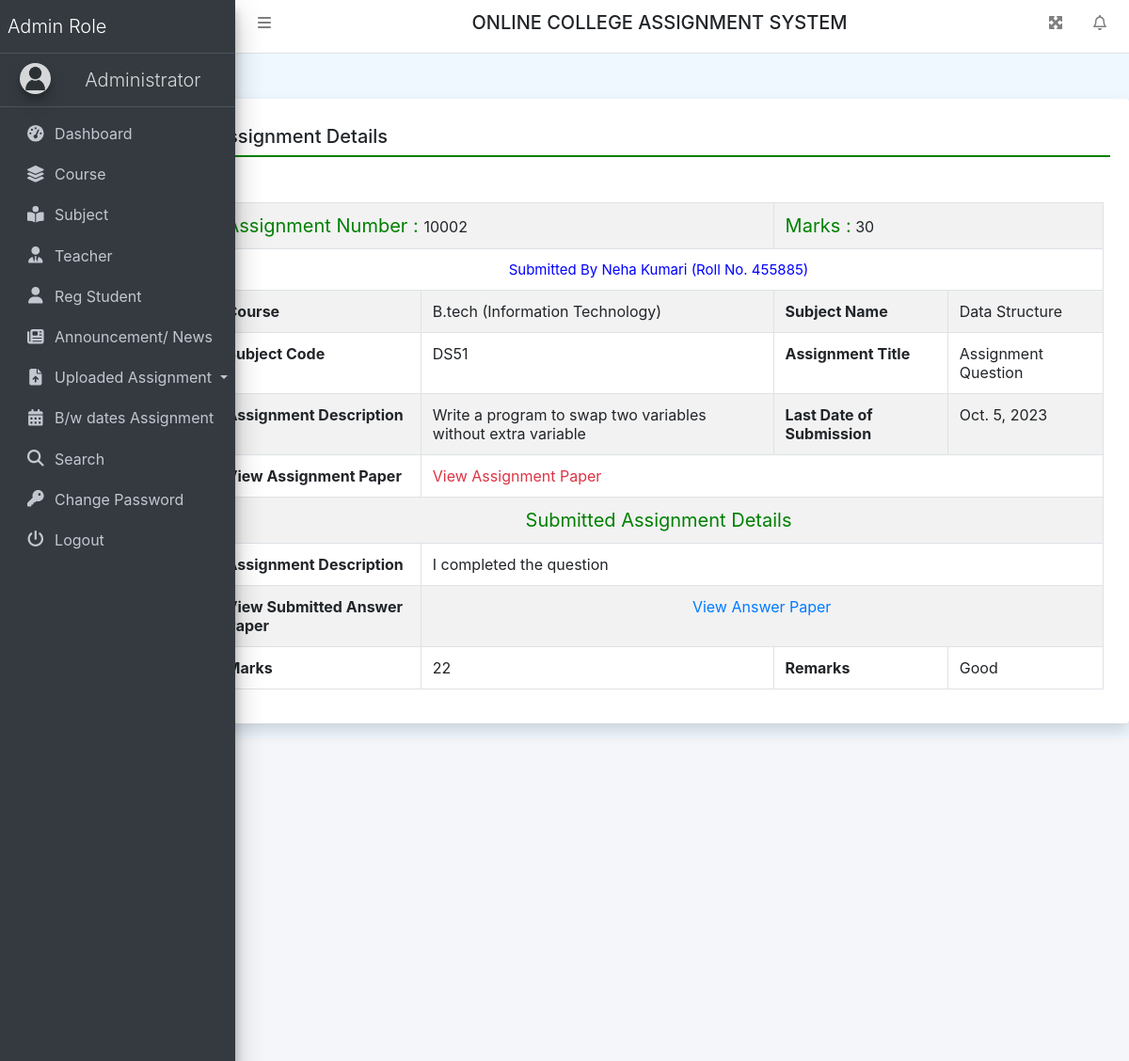
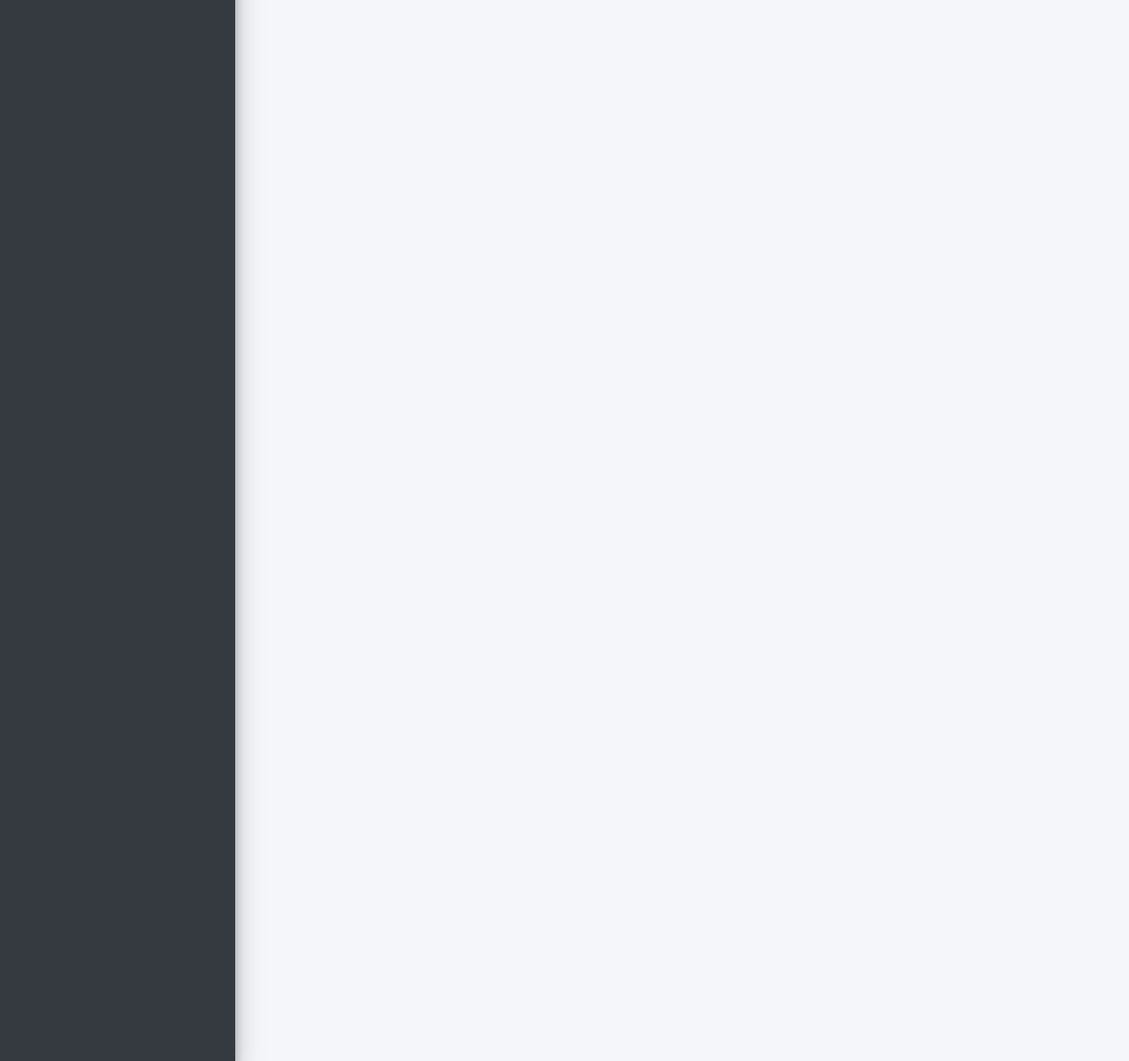
The app's page /adminviewsubmitAssign/5 (signed in) with its own data (2 pictures, top to bottom).
### collegeAssignment/models.py (models this page shows, shortened)
class Uploadass(models.Model):
    assignment = models.ForeignKey(Assigment, on_delete=models.CASCADE)
    userdetail = models.ForeignKey(UserDetail, on_delete=models.CASCADE)
    Assdesc = models.CharField(max_length=300, null=True)
    AnswerFile = models.FileField(null=True)
    SubmitDate = models.DateField(null=True)
    Marks = models.CharField(max_length=100, null=True)
    Remarks = models.CharField(max_length=250, null=True)
    UpdationDate = models.DateField(null=True)

class Assigment(models.Model):
    teacher = models.ForeignKey(Teacher, on_delete=models.CASCADE)
    course = models.ForeignKey(Course, on_delete=models.CASCADE)
    subject = models.ForeignKey(Subject, on_delete=models.CASCADE)
    AssignmentNumber = models.IntegerField(null=True)
    AssignmentTitle = models.CharField(max_length=150, null=True)
    AssignmentDescription = models.CharField(max_length=300, null=True)
    SubmissionDate = models.DateField(null=True)
    AssignmentMarks = models.CharField(max_length=150, null=True)
    AssignmentFile = models.FileField(max_length=200, null=True)
    CreationDate = models.DateTimeField(auto_now_add=True)

class UserDetail(models.Model):
    user = models.ForeignKey(User, on_delete=models.CASCADE)
    MobileNumber = models.CharField(max_length=200, null=True)
    course = models.ForeignKey(Course, on_delete=models.CASCADE)
    RollNumber = models.CharField(max_length=200, null=True)
    RegDate = models.DateTimeField(auto_now_add=True)

class Course(models.Model):
    BranchName = models.CharField(max_length=150, null=True)
    CourseName = models.CharField(max_length=200, null=True)
    CreationDate = models.DateTimeField(auto_now_add=True)

class Subject(models.Model):
    course = models.ForeignKey(Course, on_delete=models.CASCADE)
    SubjectFullname = models.CharField(max_length=200, null=True)
    SubjectShortname = models.CharField(max_length=50, null=True)
    SubjectCode = models.CharField(max_length=50, null=True)
    CreationDate = models.DateTimeField(auto_now_add=True)

### collegeAssignment/views.py (the view)
# urls.py: path('adminviewsubmitAssign/<int:pid>', adminviewsubmitAssign, name='adminviewsubmitAssign'),
def adminviewsubmitAssign(request, pid):
    if not request.user.is_authenticated:
        return redirect('admin_login')
    uploadAssign = Uploadass.objects.get(id=pid)
    return render(request, 'adminviewsubmitAssign.html', locals())

### collegeAssignment/templates/adminviewsubmitAssign.html
{% extends 'header.html' %}
{% block main %}
<div class="card shadow mt-5 offset-2">
    <div class="card-body">
        <h5 class="p-2" style="border-bottom: 2px solid green;">Assignment Details</h5>
        <div class="container-fluid mt-3">
            <table border="1" class="table table-striped table-bordered first mt-5">
                <tr>
                    <td colspan="2"><span style="font-size : 20px; color : green">Assignment Number : </span>
                        {{uploadAssign.assignment.AssignmentNumber}}
                    </td>
                    <td colspan="2"><span style="font-size : 20px; color : green">Marks  :</span>
                        {{uploadAssign.assignment.AssignmentMarks}}
                    </td>
                </tr>
                <tr>
                    <td colspan="4"><span style="font-size : 15px; color: blue"><center>Submitted By {{uploadAssign.userdetail.user.first_name}} {{uploadAssign.userdetail.user.last_name}} (Roll No. {{uploadAssign.userdetail.RollNumber}})</center> </span></td>
                </tr>
                <tr>
                    <th>Course</th>
                    <td>{{uploadAssign.assignment.course.CourseName}} ({{uploadAssign.assignment.course.BranchName}})</td>
                    <th>Subject Name</th>
                    <td>{{uploadAssign.assignment.subject.SubjectFullname}}</td>
                </tr>
                <tr>
                    <th>Subject Code</th>
                    <td>{{uploadAssign.assignment.subject.SubjectCode}}</td>
                    <th>Assignment Title</th>
                    <td>{{uploadAssign.assignment.AssignmentTitle}}</td>
                </tr>
                <tr>
                    <th>Assignment Description</th>
                    <td>{{uploadAssign.assignment.AssignmentDescription}}</td>
                    <th>Last Date of Submission</th>
                    <td>{{uploadAssign.assignment.SubmissionDate}}</td>
                </tr>
                <tr>
                    <th>View Assignment Paper</th>
                    <td colspan="3"><a href="{{uploadAssign.assignment.AssignmentFile.url}}" class="text-danger">View Assignment
                        Paper</a></td>
                </tr>
                <tr>
                    <td colspan="4"><span style="font-size : 20px; color : green"><center>Submitted Assignment Details</center> </span></td>
                </tr>
                <tr>
                    <th>Assignment Description</th>
                    <td colspan="3">{{uploadAssign.Assdesc}}</td>
                </tr>
                <tr>
                    <th>View Submitted Answer Paper</th>
                    <td colspan="3"><a href="{{uploadAssign.AnswerFile.url}}" class="text-primary"><center>View Answer Paper </center></a></td>
                </tr>
                <tr>
                    {% if uploadAssign.Marks == None %}
                    <th>Marks</th>
                    <td>Not Updated Yet</td>
                    {% else %}
                    <th>Marks</th>
                    <td>{{uploadAssign.Marks}}</td>
                    {% endif %}
                    {% if uploadAssign.Remarks == None %}
                    <th>Remarks</th>
                    <td>Not Updated Yet</td>
                    {% else %}
                    <th>Remarks</th>
                    <td>{{uploadAssign.Remarks}}</td>
                    {% endif %}
                </tr>
            </table>
        </div>
    </div>
</div>
{% endblock %}

### collegeAssignment/templates/header.html (style rules this page uses)
body { background-color: aliceblue; }

### records on screen
Uploadass: assignment.AssignmentNumber "10002", assignment.AssignmentMarks "30", userdetail.user.first_name "Neha", userdetail.user.last_name "Kumari", userdetail.RollNumber "455885", assignment.course.CourseName "B.tech", assignment.course.BranchName "Information Technology", assignment.subject.SubjectFullname "Data Structure", assignment.subject.SubjectCode "DS51", assignment.AssignmentTitle "Assignment Question", assignment.AssignmentDescription "Write a program to swap two variables without extra variable", assignment.SubmissionDate "Oct. 5, 2023", Assdesc "I completed the question", Marks "22", Remarks "Good"
